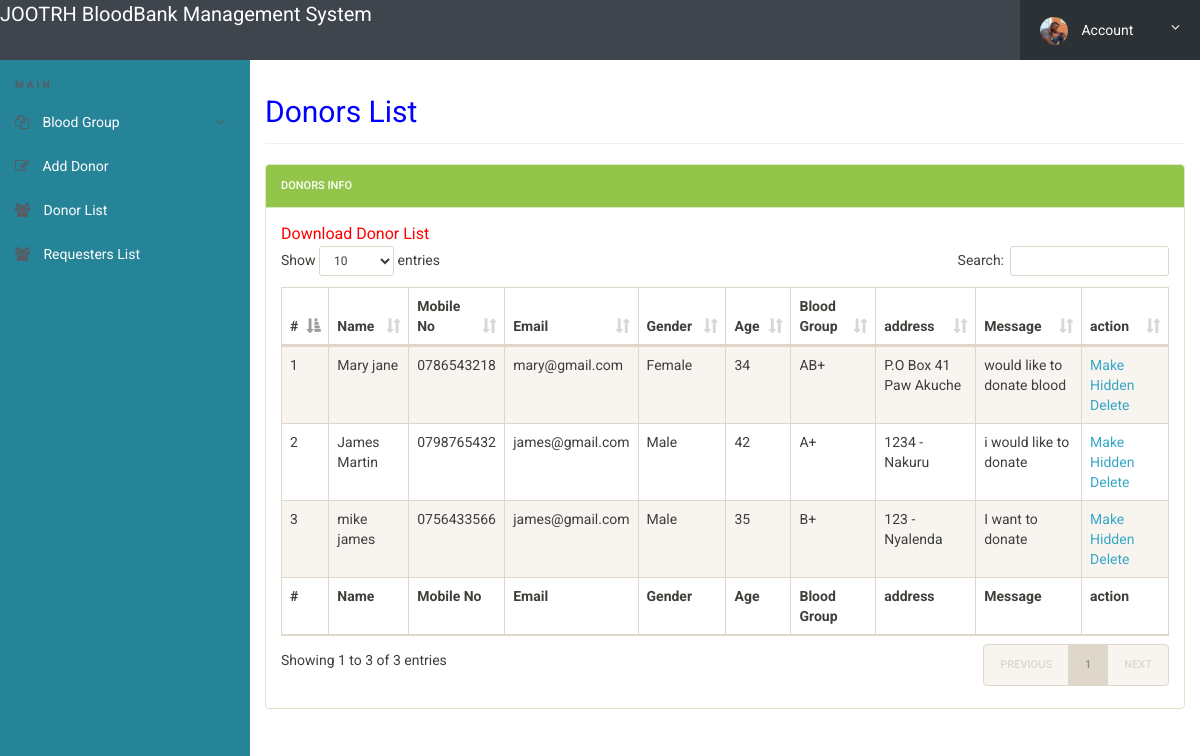
/admin/donor-list.php (signed in), run on the app's committed database.
### tables this page shows
CREATE TABLE `tblblooddonars` (
  `id` int(11) NOT NULL,
  `FullName` varchar(100) DEFAULT NULL,
  `MobileNumber` char(11) DEFAULT NULL,
  `EmailId` varchar(100) DEFAULT NULL,
  `Gender` varchar(20) DEFAULT NULL,
  `Age` int(11) DEFAULT NULL,
  `BloodGroup` varchar(20) DEFAULT NULL,
  `Address` varchar(255) DEFAULT NULL,
  `Message` mediumtext DEFAULT NULL,
  `PostingDate` timestamp NOT NULL DEFAULT current_timestamp(),
  `status` int(1) DEFAULT NULL
);

### admin/donor-list.php (the view, shortened to what this page needs)
<?php
include('includes/config.php');
if(strlen($_SESSION['alogin'])==0)
	{
header('location:index.php');
}
else{
 ?>
<!doctype html>
<html lang="en" class="no-js">
<head>
	<link rel="stylesheet" href="css/font-awesome.min.css">
	<link rel="stylesheet" href="css/bootstrap.min.css">
	<link rel="stylesheet" href="css/dataTables.bootstrap.min.css">
	<link rel="stylesheet" href="css/bootstrap-social.css">
	<link rel="stylesheet" href="css/bootstrap-select.css">
	<link rel="stylesheet" href="css/fileinput.min.css">
	<link rel="stylesheet" href="css/awesome-bootstrap-checkbox.css">
	<link rel="stylesheet" href="css/style.css">
</head>
<body>
	<?php include('includes/header.php');?>
	<div class="ts-main-content">
		<?php include('includes/leftbar.php');?>
		<div class="content-wrapper">
			<div class="container-fluid">
				<div class="row">
					<div class="col-md-12">
						<h2 class="page-title" style="color:blue">Donors List</h2>
						<div class="panel panel-success">
							<div class="panel-heading">Donors Info</div>
							<div class="panel-body">
				<a href="download-records.php" style="color:red; font-size:16px;">Download Donor List</a>
								<table id="zctb" class="display table table-striped table-bordered table-hover" cellspacing="0" width="100%">
									<thead>
										<tr>
										<th>#</th>
											<th>Name</th>
											<th>Mobile No</th>
											<th>Email</th>
											<th>Gender</th>
											<th>Age</th>
											<th>Blood Group</th>
											<th>address</th>
											<th>Message </th>
											<th>action </th>
										</tr>
									</thead>
									<tfoot>
										<tr>
										<th>#</th>
										<th>Name</th>
											<th>Mobile No</th>
											<th>Email</th>
											<th>Gender</th>
											<th>Age</th>
											<th>Blood Group</th>
											<th>address</th>
											<th>Message </th>
											<th>action </th>
										</tr>
									</tfoot>
									<tbody>
<?php $sql = "SELECT * from  tblblooddonars ";
$query = $dbh -> prepare($sql);
$query->execute();
$results=$query->fetchAll(PDO::FETCH_OBJ);
$cnt=1;
if($query->rowCount() > 0)
{
foreach($results as $result)
{	?>
<tr>
<td><?php echo htmlentities($cnt);?></td>
<td><?php echo htmlentities($result->FullName);?></td>
<td><?php echo htmlentities($result->MobileNumber);?></td>
<td><?php echo htmlentities($result->EmailId);?></td>
<td><?php echo htmlentities($result->Gender);?></td>
<td><?php echo htmlentities($result->Age);?></td>
<td><?php echo htmlentities($result->BloodGroup);?></td>
<td><?php echo htmlentities($result->Address);?></td>
<td><?php echo htmlentities($result->Message);?></td>
<td>
<?php if($result->status==1)
{?>
<a href="donor-list.php?hidden=<?php echo htmlentities($result->id);?>" onclick="return confirm('Do you really want to hide this detail')"> Make Hidden</a>
<?php } else {?>
<a href="donor-list.php?public=<?php echo htmlentities($result->id);?>" onclick="return confirm('Do you really want to Publicize this detail')"> Make Public</a>
<?php } ?>
<a href="donor-list.php?del=<?php echo htmlentities($result->id);?>" onclick="return confirm('Do you really want to delete this record')"> Delete</a>
</td>
</tr>
<?php $cnt=$cnt+1; }} ?>
</tbody>
</table>
</div>
</div>
</div>
</div>
</div>
</div>
</div>
</body>
</html>
<?php } ?>

### admin/css/style.css (style rules this page uses)
html { font-size: 14px; }
@media only screen and (min-width: 480px) { html { font-size: 17px; } }
@media only screen and (min-width: 768px) { html { font-size: 14px; } }
body { font-size: 1em; }
a { color: #37a6c4; }
.panel { overflow: hidden; }
.page-title { padding-bottom: 15px; margin-bottom: 20px; border-bottom: 1px solid #f0f0f0; }
.ts-main-content .content-wrapper { padding-top: 15px; margin-top: 60px; }
@media only screen and (min-width: 992px) { .ts-main-content .content-wrapper { margin-left: 250px; } }

### data on the page
tblblooddonars: FullName "Mary jane", MobileNumber "0786543218", EmailId "mary@gmail.com", Gender "Female", Age "34", BloodGroup "AB+", Address "P.O Box 41 Paw Akuche", Message "would like to donate blood"
tblblooddonars: FullName "James Martin", MobileNumber "0798765432", EmailId "james@gmail.com", Gender "Male", Age "42", BloodGroup "A+", Address "1234 - Nakuru", Message "i would like to donate"
tblblooddonars: FullName "mike james", MobileNumber "0756433566", EmailId "james@gmail.com", Gender "Male", Age "35", BloodGroup "B+", Address "123 - Nyalenda", Message "I want to donate"
